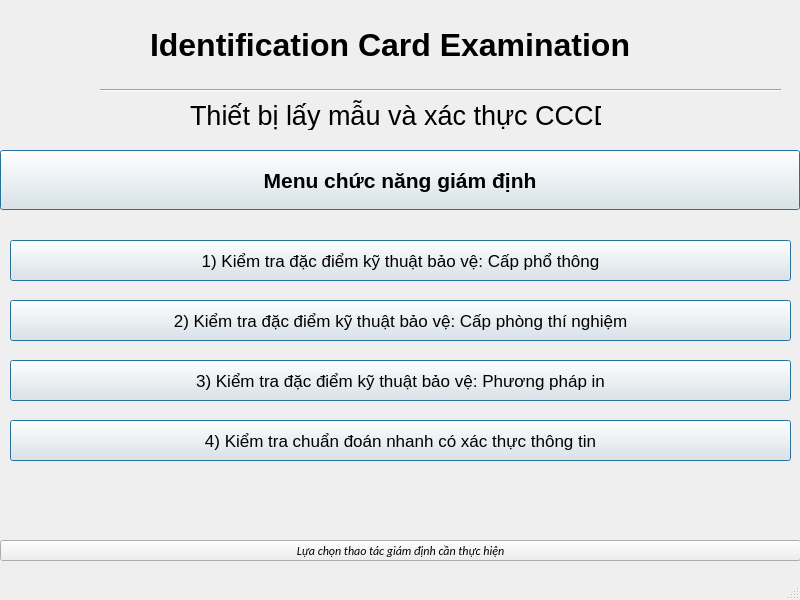
<?xml version="1.0" encoding="UTF-8"?>
<ui version="4.0">
 <class>MainWindow</class>
 <widget class="QMainWindow" name="MainWindow">
  <property name="geometry">
   <rect>
    <x>0</x>
    <y>0</y>
    <width>800</width>
    <height>600</height>
   </rect>
  </property>
  <property name="windowTitle">
   <string>MainWindow</string>
  </property>
  <widget class="QWidget" name="centralwidget">
   <widget class="QLabel" name="label_2">
    <property name="geometry">
     <rect>
      <x>150</x>
      <y>30</y>
      <width>481</width>
      <height>30</height>
     </rect>
    </property>
    <property name="font">
     <font>
      <family>Arial</family>
      <pointsize>24</pointsize>
      <weight>75</weight>
      <bold>true</bold>
     </font>
    </property>
    <property name="text">
     <string notr="true">Identification Card Examination</string>
    </property>
   </widget>
   <widget class="QLabel" name="label">
    <property name="geometry">
     <rect>
      <x>10</x>
      <y>10</y>
      <width>80</width>
      <height>70</height>
     </rect>
    </property>
    <property name="minimumSize">
     <size>
      <width>0</width>
      <height>0</height>
     </size>
    </property>
    <property name="font">
     <font>
      <pointsize>10</pointsize>
     </font>
    </property>
    <property name="text">
     <string notr="true"/>
    </property>
    <property name="pixmap">
     <pixmap>image/logo.jpg</pixmap>
    </property>
    <property name="scaledContents">
     <bool>true</bool>
    </property>
   </widget>
   <widget class="QLabel" name="label_3">
    <property name="geometry">
     <rect>
      <x>190</x>
      <y>100</y>
      <width>411</width>
      <height>30</height>
     </rect>
    </property>
    <property name="font">
     <font>
      <pointsize>20</pointsize>
     </font>
    </property>
    <property name="text">
     <string>Thiết bị lấy mẫu và xác thực CCCD</string>
    </property>
   </widget>
   <widget class="QPushButton" name="pushButton">
    <property name="geometry">
     <rect>
      <x>0</x>
      <y>150</y>
      <width>800</width>
      <height>60</height>
     </rect>
    </property>
    <property name="font">
     <font>
      <family>Arial</family>
      <pointsize>16</pointsize>
      <weight>75</weight>
      <bold>true</bold>
     </font>
    </property>
    <property name="text">
     <string notr="true">Menu chức năng giám định</string>
    </property>
    <property name="icon">
     <iconset>
      <normaloff>image/home.jpg</normaloff>image/home.jpg</iconset>
    </property>
    <property name="iconSize">
     <size>
      <width>25</width>
      <height>25</height>
     </size>
    </property>
    <property name="checkable">
     <bool>false</bool>
    </property>
    <property name="autoRepeat">
     <bool>false</bool>
    </property>
    <property name="autoDefault">
     <bool>false</bool>
    </property>
    <property name="default">
     <bool>true</bool>
    </property>
    <property name="flat">
     <bool>false</bool>
    </property>
   </widget>
   <widget class="QPushButton" name="pushButton_2">
    <property name="geometry">
     <rect>
      <x>10</x>
      <y>420</y>
      <width>781</width>
      <height>41</height>
     </rect>
    </property>
    <property name="font">
     <font>
      <pointsize>13</pointsize>
     </font>
    </property>
    <property name="text">
     <string notr="true">4) Kiểm tra chuẩn đoán nhanh có xác thực thông tin</string>
    </property>
    <property name="default">
     <bool>true</bool>
    </property>
   </widget>
   <widget class="QPushButton" name="pushButton_3">
    <property name="geometry">
     <rect>
      <x>10</x>
      <y>300</y>
      <width>781</width>
      <height>41</height>
     </rect>
    </property>
    <property name="font">
     <font>
      <pointsize>13</pointsize>
      <weight>50</weight>
      <bold>false</bold>
     </font>
    </property>
    <property name="text">
     <string>2) Kiểm tra đặc điểm kỹ thuật bảo vệ: Cấp phòng thí nghiệm</string>
    </property>
    <property name="default">
     <bool>true</bool>
    </property>
   </widget>
   <widget class="QPushButton" name="pushButton_4">
    <property name="enabled">
     <bool>true</bool>
    </property>
    <property name="geometry">
     <rect>
      <x>10</x>
      <y>240</y>
      <width>781</width>
      <height>41</height>
     </rect>
    </property>
    <property name="font">
     <font>
      <pointsize>13</pointsize>
     </font>
    </property>
    <property name="text">
     <string>1) Kiểm tra đặc điểm kỹ thuật bảo vệ: Cấp phổ thông</string>
    </property>
    <property name="default">
     <bool>true</bool>
    </property>
   </widget>
   <widget class="QPushButton" name="pushButton_5">
    <property name="geometry">
     <rect>
      <x>10</x>
      <y>360</y>
      <width>781</width>
      <height>41</height>
     </rect>
    </property>
    <property name="font">
     <font>
      <pointsize>13</pointsize>
     </font>
    </property>
    <property name="text">
     <string>3) Kiểm tra đặc điểm kỹ thuật bảo vệ: Phương pháp in</string>
    </property>
    <property name="autoDefault">
     <bool>false</bool>
    </property>
    <property name="default">
     <bool>true</bool>
    </property>
    <property name="flat">
     <bool>false</bool>
    </property>
   </widget>
   <widget class="Line" name="line">
    <property name="geometry">
     <rect>
      <x>100</x>
      <y>80</y>
      <width>681</width>
      <height>20</height>
     </rect>
    </property>
    <property name="orientation">
     <enum>Qt::Horizontal</enum>
    </property>
   </widget>
   <widget class="QPushButton" name="pushButton_6">
    <property name="geometry">
     <rect>
      <x>0</x>
      <y>540</y>
      <width>801</width>
      <height>21</height>
     </rect>
    </property>
    <property name="font">
     <font>
      <family>Calibri</family>
      <pointsize>9</pointsize>
      <italic>true</italic>
     </font>
    </property>
    <property name="text">
     <string>Lựa chọn thao tác giám định cần thực hiện</string>
    </property>
   </widget>
  </widget>
  <widget class="QMenuBar" name="menubar">
   <property name="geometry">
    <rect>
     <x>0</x>
     <y>0</y>
     <width>800</width>
     <height>21</height>
    </rect>
   </property>
  </widget>
  <widget class="QStatusBar" name="statusbar"/>
 </widget>
 <resources/>
 <connections/>
</ui>
